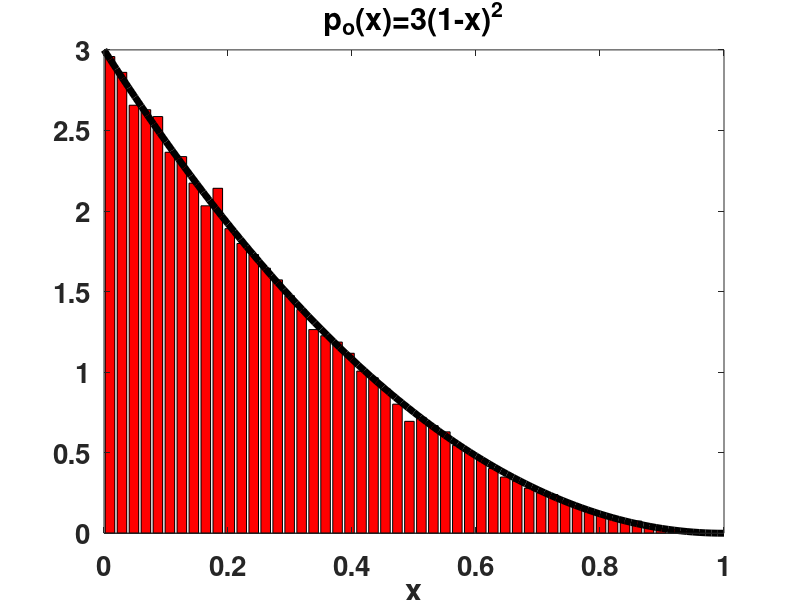
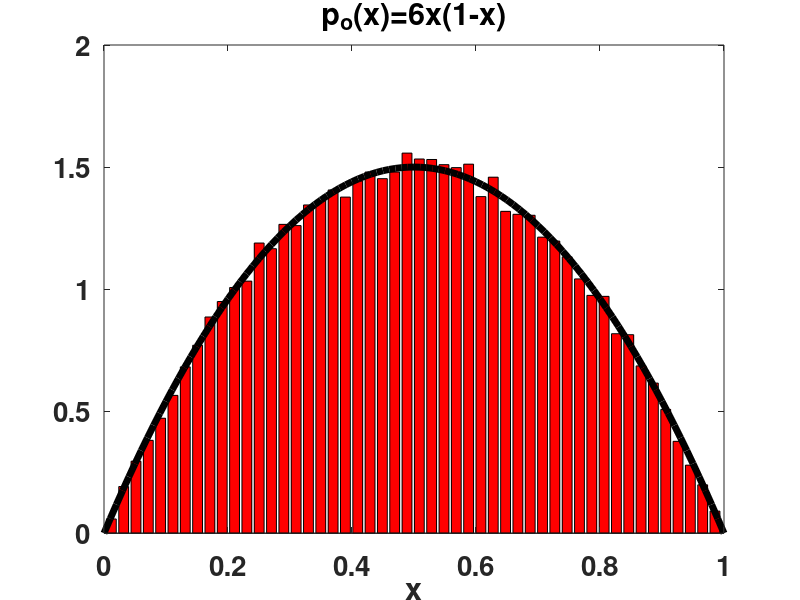
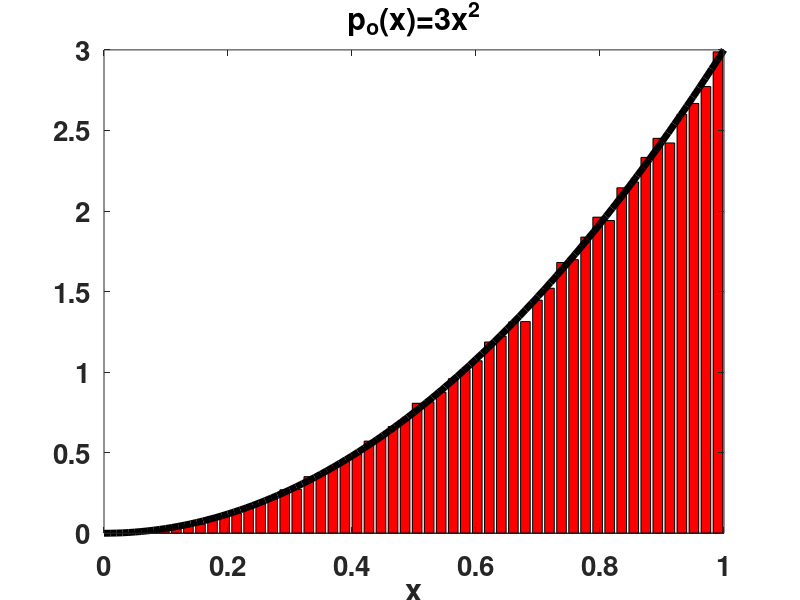

Write MATLAB code to recreate these figures, in order.
%%%%%%%%%%%%%%%%%%%%%%%%%%%%%%%%%%%%%%%%%%%%%%%%%%%%%%%%%%%%%%%%%%%%%%%%%%%
%%%%  Sampling Beta distributions with Uniform Ordered Random variables %%%
%%%%%%%%%%%%%%%%%%%%%%%%%%%%%%%%%%%%%%%%%%%%%%%%%%%%%%%%%%%%%%%%%%%%%%%%%%%
clear all
close all
clc

%%%%%%%%
%%%%%%%% %%%%%%%% %%%%%%%% %%%%%%%% %%%%%%%% %%%%%%%% %%%%%%%% %%%%%%%% %%%
disp(' ')
disp('-------------------------------------------------------------------------')
disp(' ')
disp('     Sampling Beta distributions with Uniform Ordered Random variables ')
disp(' ')
disp('-------------------------------------------------------------------------')
%%%%%%%% %%%%%%%% %%%%%%%% %%%%%%%% %%%%%%%% %%%%%%%% %%%%%%%% %%%%%%%% %%% 
c=0.1; %%% aux paramater
Number_of_samples=50000; %%% number of desired samples
M=3; %%% number of uniform random variables
disp(' ')
disp([' Number of drawn samples = ',num2str(Number_of_samples)])
disp([' c = ',num2str(c)])
disp(' ')
disp(' 1- pdf: p_o(x)=3(1-x)^2')
disp(' 2- pdf: p_o(x)=6x(1-x)')
disp(' 3- pdf: p_o(x)=3x^2')
disp(' ')
%%%%%%%%%%%%%%%%%%%%%%%%%%%%%%%%%%%%%%%%
%%%%% START - MAIN LOOP       %%%%%%%%%%
%%%%%%%%%%%%%%%%%%%%%%%%%%%%%%%%%%%%%%%%
for i=1:Number_of_samples
u=rand(1,M);
u_s(i,:)=sort(u); %%% sorted in ascending order
end
%%%%%%%%% end main loop
%%%%%%%%%%%%%%%%%%%%%%%%%%%%%%%%%%%%%%%%%%%%%%%%%%%%%%%%%%%%%%%%%%%%%%%%%%%
%%%%%%%%%%%%% PLOT %%%%%%%%%%%%%%%%%%%%%%%%%%%%%%%%%%%%%%%%%%%%%%%%%%%%%%%%
x=0:0.01:1;
%%%%%%%%%%%
figure
[a,b]=hist(u_s(:,1),50);
c=b(2)-b(1);
Norm_const=sum(c.*a); %%% normalizing the histogram
bar(b,a*1/Norm_const,'r')
hold on
plot(x,3*(1-x).^2,'k','LineWidth',5)
%set(gca,'YTick',[])
set(gca,'FontWeight','Bold','FontSize',20)
title('p_o(x)=3(1-x)^2')
xlabel('x')
%%%%%%%%%%%%%%%%%%%%%%%%%%%%%%%%%%%%
figure
[a,b]=hist(u_s(:,2),50);
c=b(2)-b(1);
Norm_const=sum(c.*a); %%% normalizing the histogram
bar(b,a*1/Norm_const,'r')
hold on
plot(x,6*x.*(1-x),'k','LineWidth',5)
set(gca,'FontWeight','Bold','FontSize',20)
title('p_o(x)=6x(1-x)')
xlabel('x')
%%%%%%%%%%%%%%%%%%%%%%%%%%%%%%%%%%%%
figure
[a,b]=hist(u_s(:,3),50);
c=b(2)-b(1);
Norm_const=sum(c.*a); %%% normalizing the histogram
bar(b,a*1/Norm_const,'r')
hold on
plot(x,3*x.^2,'k','LineWidth',5)
set(gca,'FontWeight','Bold','FontSize',20)
title('p_o(x)=3x^2')
xlabel('x')
%%%%%%%%%%%%%%%%%%%%%%%%%%%%%%%%%%%%
%%%%%%%%%%%%%%%%%%%%%%%%%%%%%%%%%%%%%%%%%%%%%%%%%%%%%%%%%%%%%%%%%%%%%%%%%%%
